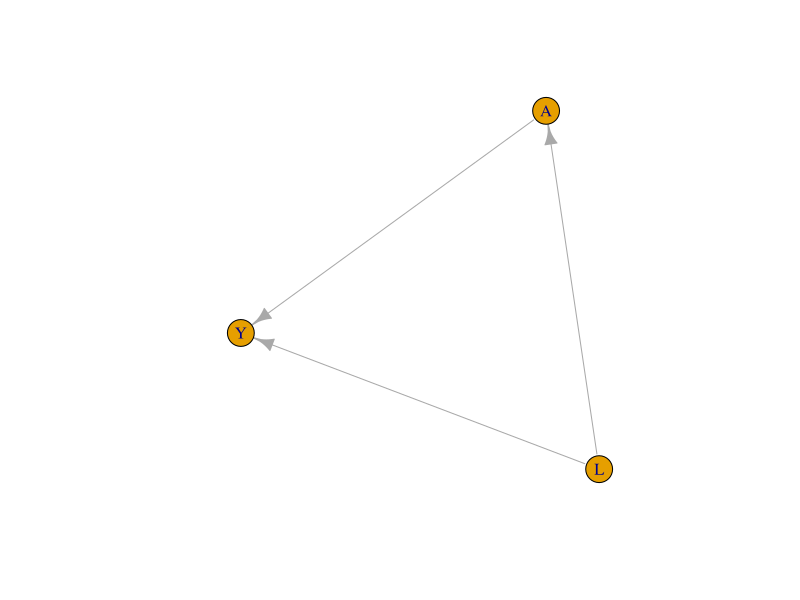

This figure's R source:
## ---- chunk 1
knitr::opts_chunk$set(echo = TRUE)
## ---- chunk 2
library(igraph)
edges = c(1,2,1,3,2,3)
g = make_graph(edges) %>% set_vertex_attr("label", value = c("L", "A", "Y"))
plot(g)
## ---- chunk 3

set.seed(1)
n = 1000 # number of subjects
L = sample.int(3, size = n, replace = T, prob = c(1, 1, 1)) # health level (higher is better)
A = rbinom(n, 1, prob = plogis(2-L)) # healthier less likely to get treatment
Y = rnorm(n, mean = 200 - 10 * A - 20 * L) 

# simple linear model, no conditioning on L
beta1.m0 = lm(Y ~ A)$coefficients[2]

# P(A|L)
tm = glm(A ~ L, family = binomial)
pa1 = predict(tm, type = "response") # P(A=1 | L)
w = ifelse(A==1, pa1, 1-pa1) # P(A=a | L)  = W

mod = lm(Y ~ A, weights = 1/w)
beta1.m1 = coefficients(mod)[2]
